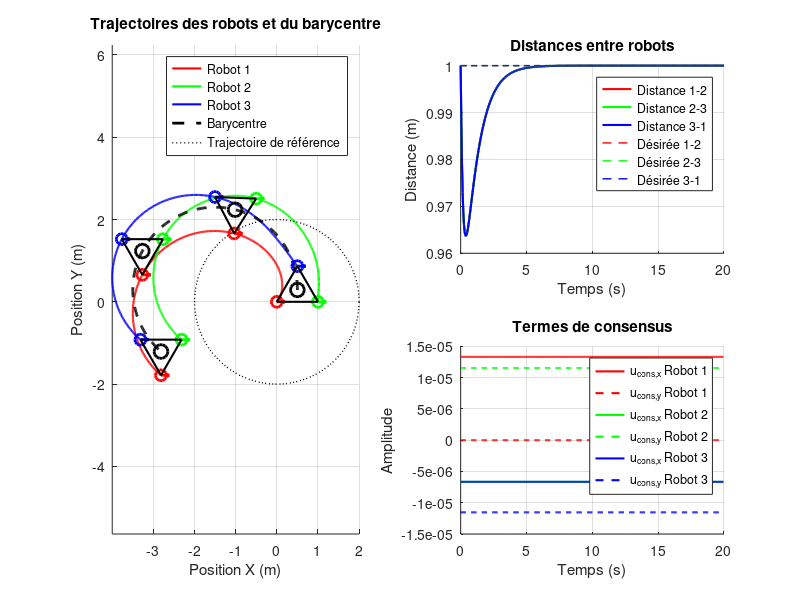
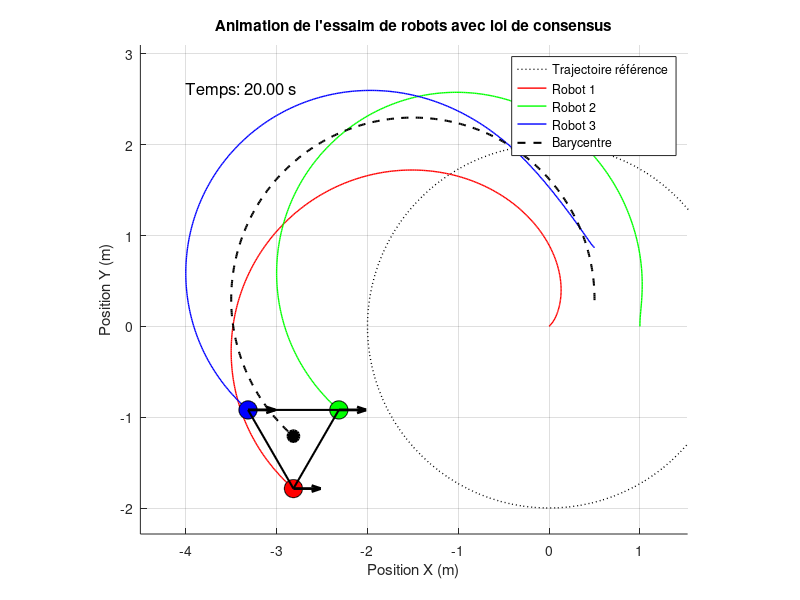

The MATLAB source for these figures, in order:
% Simulation numérique d'un essaim de 3 robots holonomes avec loi de consensus
clear all; close all; clc;

% Paramètres des robots
R = 0.05;          % Rayon des roues (m)
a = 0.15;          % Distance du centre aux roues selon x (m)
b = 0.15;          % Distance du centre aux roues selon y (m)
alpha = pi/4;      % Angle d'inclinaison des rouleaux (45°)

% Paramètres de simulation
dt = 0.05;         % Pas de temps (s)
t_end = 20;        % Temps de fin de simulation (s)
t = 0:dt:t_end;    % Vecteur temps
N = length(t);     % Nombre d'itérations

% Paramètres de formation et consensus
d12 = 1.0;         % Distance désirée entre robots 1 et 2 (m)
d23 = 1.0;         % Distance désirée entre robots 2 et 3 (m)
d31 = 1.0;         % Distance désirée entre robots 3 et 1 (m)
k_consensus = 1.5; % Gain pour la loi de consensus

% État initial des robots (positions et orientations)
% On place les robots en triangle équilatéral
X = zeros(9, N);   % Matrice d'état [x1;y1;theta1;x2;y2;theta2;x3;y3;theta3]
X(:,1) = [0; 0; 0;                         % Robot 1: à l'origine
          d12; 0; 0;                       % Robot 2: à droite de robot 1
          d12/2; sqrt(3)*d12/2; 0];        % Robot 3: pour former un triangle équilatéral

% Matrice de conversion pour vitesses linéaires/angulaires vers vitesses de roues
A_inv = [1, -1/tan(alpha), (b+a*tan(alpha))/tan(alpha);
         1, 1/tan(alpha), (b+a*tan(alpha))/tan(alpha);
         1, -1/tan(alpha), (b+a*tan(alpha))/tan(alpha);
         1, 1/tan(alpha), (b+a*tan(alpha))/tan(alpha)];

% Matrice de conversion inverse (vitesses des roues vers vitesses du robot)
A_dir = (R/4) * [1, 1, 1, 1;
                -1, 1, -1, 1;
                -1/(a+b), -1/(a+b), 1/(a+b), 1/(a+b)];

% Historique des positions du barycentre et des commandes
barycentre = zeros(2, N);
commandes_barycentre = zeros(3, N);
commandes_robots = zeros(9, N);
wheel_speeds = zeros(12, N);  % 4 roues x 3 robots

% Calcul du barycentre initial
barycentre(:,1) = [mean(X([1 4 7],1)); mean(X([2 5 8],1))];

% Définition de la trajectoire du barycentre (cercle)
rayon_cercle = 2.0;  % Rayon du cercle (m)
omega_cercle = 0.2;  % Vitesse angulaire (rad/s)
centre_cercle = [0; 0];  % Centre du cercle (m)

% Matrice d'adjacence du graphe de communication (topologie complète)
Adj = [0 1 1;   % Robot 1 est connecté à 2 et 3
       1 0 1;   % Robot 2 est connecté à 1 et 3
       1 1 0];  % Robot 3 est connecté à 1 et 2

% Matrice laplacienne du graphe
L = diag(sum(Adj,2)) - Adj;

% Position relative désirée des robots par rapport au barycentre (formation triangle équilatéral)
delta_des = [0, -1/sqrt(3)*d12;     % Robot 1: en bas
             d12/2, 1/(2*sqrt(3))*d12;   % Robot 2: en haut à droite
            -d12/2, 1/(2*sqrt(3))*d12];  % Robot 3: en haut à gauche

% Boucle de simulation
for k = 1:N-1
    % Calcul des commandes pour le barycentre (suivre un cercle)
    t_current = t(k);
    
    % Position désirée du barycentre sur le cercle
    pos_des_x = centre_cercle(1) + rayon_cercle * cos(omega_cercle * t_current);
    pos_des_y = centre_cercle(2) + rayon_cercle * sin(omega_cercle * t_current);
    
    % Vitesse désirée du barycentre (tangente au cercle)
    vx_c = -rayon_cercle * omega_cercle * sin(omega_cercle * t_current);
    vy_c = rayon_cercle * omega_cercle * cos(omega_cercle * t_current);
    omega_c = 0;  % Le barycentre ne tourne pas sur lui-même
    
    % Stockage des commandes du barycentre
    commandes_barycentre(:,k) = [vx_c; vy_c; omega_c];
    
    % État actuel des robots
    x1 = X(1,k); y1 = X(2,k); theta1 = X(3,k);
    x2 = X(4,k); y2 = X(5,k); theta2 = X(6,k);
    x3 = X(7,k); y3 = X(8,k); theta3 = X(9,k);
    
    % Calcul du barycentre actuel
    xc = (x1 + x2 + x3)/3;
    yc = (y1 + y2 + y3)/3;
    
    % Positions relatives actuelles par rapport au barycentre
    delta_act = [x1-xc, y1-yc;
                 x2-xc, y2-yc;
                 x3-xc, y3-yc];
    
    % Erreurs de position relative pour la formation
    delta_err = delta_act - delta_des;
    
    % Positions des robots
    pos = [x1, y1; x2, y2; x3, y3];
    
    % Application de la loi de consensus
    u_consensus = zeros(3, 2);  % Initialisation des commandes de consensus
    
    % Pour chaque robot i
    for i = 1:3
        % Erreur de formation (pour maintenir la position relative au barycentre)
        e_formation = delta_err(i, :);
        
        % Consensus sur les positions relatives 
        % (le robot i ajuste sa position en fonction des positions des autres robots)
        sum_consensus = zeros(1, 2);
        for j = 1:3
            if Adj(i, j) == 1  % Si robots i et j sont connectés
                % Calcul de la différence entre les positions actuelles
                diff_pos = pos(j, :) - pos(i, :);
                
                % Calcul de la distance actuelle
                d_ij = norm(diff_pos);
                
                % Détermination de la distance désirée
                if (i==1 && j==2) || (i==2 && j==1)
                    d_des = d12;
                elseif (i==2 && j==3) || (i==3 && j==2)
                    d_des = d23;
                else
                    d_des = d31;
                end
                
                % Calcul de l'erreur de distance
                err_dist = d_ij - d_des;
                
                % Contribution du consensus (pondérée par l'erreur de distance)
                if d_ij > 0  % Éviter la division par zéro
                    sum_consensus = sum_consensus + err_dist * diff_pos / d_ij;
                end
            end
        end
        
        % Commande finale pour le robot i: consensus + correction de formation
        u_consensus(i, :) = k_consensus * sum_consensus - 0.5 * e_formation;
    end
    
    % Distribution de la commande du barycentre aux robots individuels
    % avec ajout du terme de consensus
    vx1 = vx_c + u_consensus(1, 1);
    vy1 = vy_c + u_consensus(1, 2);
    vx2 = vx_c + u_consensus(2, 1);
    vy2 = vy_c + u_consensus(2, 2);
    vx3 = vx_c + u_consensus(3, 1);
    vy3 = vy_c + u_consensus(3, 2);
    
    % Rotation des vitesses dans le repère du robot (global -> local)
    vx1_local = vx1*cos(theta1) + vy1*sin(theta1);
    vy1_local = -vx1*sin(theta1) + vy1*cos(theta1);
    
    vx2_local = vx2*cos(theta2) + vy2*sin(theta2);
    vy2_local = -vx2*sin(theta2) + vy2*cos(theta2);
    
    vx3_local = vx3*cos(theta3) + vy3*sin(theta3);
    vy3_local = -vx3*sin(theta3) + vy3*cos(theta3);
    
    % Commandes finales pour les robots (dans le repère local)
    U1 = [vx1_local; vy1_local; omega_c];
    U2 = [vx2_local; vy2_local; omega_c];
    U3 = [vx3_local; vy3_local; omega_c];
    
    % Stockage des commandes des robots
    commandes_robots(:,k) = [vx1_local; vy1_local; omega_c;
                            vx2_local; vy2_local; omega_c;
                            vx3_local; vy3_local; omega_c];
    
    % Calcul des vitesses des roues pour chaque robot
    wheel_speeds1 = (1/R) * A_inv * U1;
    wheel_speeds2 = (1/R) * A_inv * U2;
    wheel_speeds3 = (1/R) * A_inv * U3;
    
    % Stockage des vitesses des roues
    wheel_speeds(:,k) = [wheel_speeds1; wheel_speeds2; wheel_speeds3];
    
    % Mise à jour de l'état des robots (intégration Euler)
    % Robot 1
    dx1 = vx1_local*cos(theta1) - vy1_local*sin(theta1);
    dy1 = vx1_local*sin(theta1) + vy1_local*cos(theta1);
    dtheta1 = omega_c;
    
    % Robot 2
    dx2 = vx2_local*cos(theta2) - vy2_local*sin(theta2);
    dy2 = vx2_local*sin(theta2) + vy2_local*cos(theta2);
    dtheta2 = omega_c;
    
    % Robot 3
    dx3 = vx3_local*cos(theta3) - vy3_local*sin(theta3);
    dy3 = vx3_local*sin(theta3) + vy3_local*cos(theta3);
    dtheta3 = omega_c;
    
    % Mise à jour de l'état
    X(:,k+1) = X(:,k) + dt * [dx1; dy1; dtheta1; dx2; dy2; dtheta2; dx3; dy3; dtheta3];
    
    % Calcul du nouveau barycentre
    barycentre(:,k+1) = [mean(X([1 4 7],k+1)); mean(X([2 5 8],k+1))];
end

%% Visualisation des résultats
figure(1);
set(gcf, 'Position', [100, 100, 1000, 800]);

% Subplot 1: Trajectoire des robots et barycentre
subplot(2, 2, [1,3]);
hold on;
plot(X(1,:), X(2,:), 'r-', 'LineWidth', 1.5);  % Robot 1
plot(X(4,:), X(5,:), 'g-', 'LineWidth', 1.5);  % Robot 2
plot(X(7,:), X(8,:), 'b-', 'LineWidth', 1.5);  % Robot 3
plot(barycentre(1,:), barycentre(2,:), 'k--', 'LineWidth', 2);  % Barycentre

% Dessin du cercle de référence
theta_circle = linspace(0, 2*pi, 100);
x_circle = centre_cercle(1) + rayon_cercle * cos(theta_circle);
y_circle = centre_cercle(2) + rayon_cercle * sin(theta_circle);
plot(x_circle, y_circle, 'k:', 'LineWidth', 1);

% Points pour quelques positions clés (début, milieu, fin)
indices = [1, round(N/3), round(2*N/3), N];
colors = {'r', 'g', 'b'};
markers = {'o', 's', 'd'};

for idx = indices
    % Dessiner la formation à cet instant
    for r = 1:3
        robot_x = X(3*r-2, idx);
        robot_y = X(3*r-1, idx);
        theta = X(3*r, idx);
        
        % Position du robot
        plot(robot_x, robot_y, [colors{r}, markers{1}], 'MarkerSize', 8, 'LineWidth', 2);
        
        % Direction du robot (petite flèche)
        quiver(robot_x, robot_y, 0.2*cos(theta), 0.2*sin(theta), 0, colors{r}, 'LineWidth', 2);
    end
    
    % Dessiner le barycentre
    bary_x = barycentre(1, idx);
    bary_y = barycentre(2, idx);
    plot(bary_x, bary_y, 'ko', 'MarkerSize', 10, 'LineWidth', 2);
    
    % Dessiner les lignes de la formation
    plot([X(1,idx), X(4,idx)], [X(2,idx), X(5,idx)], 'k-', 'LineWidth', 1.5);
    plot([X(4,idx), X(7,idx)], [X(5,idx), X(8,idx)], 'k-', 'LineWidth', 1.5);
    plot([X(7,idx), X(1,idx)], [X(8,idx), X(2,idx)], 'k-', 'LineWidth', 1.5);
end

grid on;
xlabel('Position X (m)');
ylabel('Position Y (m)');
title('Trajectoires des robots et du barycentre');
legend('Robot 1', 'Robot 2', 'Robot 3', 'Barycentre', 'Trajectoire de référence');
axis equal;

% Subplot 2: Évolution des distances entre robots
subplot(2, 2, 2);
hold on;

% Calcul des distances pour chaque pas de temps
distances = zeros(3, N);
for k = 1:N
    distances(1,k) = sqrt((X(1,k)-X(4,k))^2 + (X(2,k)-X(5,k))^2);  % d12
    distances(2,k) = sqrt((X(4,k)-X(7,k))^2 + (X(5,k)-X(8,k))^2);  % d23
    distances(3,k) = sqrt((X(7,k)-X(1,k))^2 + (X(8,k)-X(2,k))^2);  % d31
end

plot(t, distances(1,:), 'r-', 'LineWidth', 1.5);
plot(t, distances(2,:), 'g-', 'LineWidth', 1.5);
plot(t, distances(3,:), 'b-', 'LineWidth', 1.5);

% Lignes horizontales pour les distances désirées
plot(t, d12*ones(size(t)), 'r--', 'LineWidth', 1);
plot(t, d23*ones(size(t)), 'g--', 'LineWidth', 1);
plot(t, d31*ones(size(t)), 'b--', 'LineWidth', 1);

grid on;
xlabel('Temps (s)');
ylabel('Distance (m)');
title('Distances entre robots');
legend('Distance 1-2', 'Distance 2-3', 'Distance 3-1', 'Désirée 1-2', 'Désirée 2-3', 'Désirée 3-1');

% Subplot 3: Commandes de consensus
subplot(2, 2, 4);
hold on;

% Création d'un tableau pour stocker les termes de consensus
consensus_terms = zeros(6, N-1);
for k = 1:N-1
    consensus_terms(:,k) = [u_consensus(1,1); u_consensus(1,2);
                          u_consensus(2,1); u_consensus(2,2);
                          u_consensus(3,1); u_consensus(3,2)];
end

% Affichage des termes de consensus
plot(t(1:N-1), consensus_terms(1,1:N-1), 'r-', 'LineWidth', 1.5);
plot(t(1:N-1), consensus_terms(2,1:N-1), 'r--', 'LineWidth', 1.5);
plot(t(1:N-1), consensus_terms(3,1:N-1), 'g-', 'LineWidth', 1.5);
plot(t(1:N-1), consensus_terms(4,1:N-1), 'g--', 'LineWidth', 1.5);
plot(t(1:N-1), consensus_terms(5,1:N-1), 'b-', 'LineWidth', 1.5);
plot(t(1:N-1), consensus_terms(6,1:N-1), 'b--', 'LineWidth', 1.5);

grid on;
xlabel('Temps (s)');
ylabel('Amplitude');
title('Termes de consensus');
legend('u_{cons,x} Robot 1', 'u_{cons,y} Robot 1', 'u_{cons,x} Robot 2', 'u_{cons,y} Robot 2', 'u_{cons,x} Robot 3', 'u_{cons,y} Robot 3');

% Animation (optionnelle - décommenter pour l'activer)
figure(2);
set(gcf, 'Position', [200, 200, 800, 600]);
title('Animation de l''essaim de robots avec loi de consensus');
xlabel('Position X (m)');
ylabel('Position Y (m)');
axis equal;
grid on;

% Limites pour l'animation
x_min = min([min(X(1,:)), min(X(4,:)), min(X(7,:))]) - 0.5;
x_max = max([max(X(1,:)), max(X(4,:)), max(X(7,:))]) + 0.5;
y_min = min([min(X(2,:)), min(X(5,:)), min(X(8,:))]) - 0.5;
y_max = max([max(X(2,:)), max(X(5,:)), max(X(8,:))]) + 0.5;
axis([x_min x_max y_min y_max]);

% Animation step by step
robot_size = 0.2;  % Taille pour la représentation des robots
for k = 1:10:N  % Animation plus rapide en prenant un pas de 10
    cla;  % Effacer les dessins précédents
    hold on;
    
    % Dessiner la trajectoire de référence (cercle)
    plot(x_circle, y_circle, 'k:', 'LineWidth', 1);
    
    % Dessiner les trajectoires jusqu'à l'instant actuel
    plot(X(1,1:k), X(2,1:k), 'r-', 'LineWidth', 1);
    plot(X(4,1:k), X(5,1:k), 'g-', 'LineWidth', 1);
    plot(X(7,1:k), X(8,1:k), 'b-', 'LineWidth', 1);
    plot(barycentre(1,1:k), barycentre(2,1:k), 'k--', 'LineWidth', 1.5);
    
    % Dessiner les robots à l'instant k
    for r = 1:3
        robot_x = X(3*r-2, k);
        robot_y = X(3*r-1, k);
        theta = X(3*r, k);
        
        % Couleur du robot
        if r == 1
            color = 'r';
        elseif r == 2
            color = 'g';
        else
            color = 'b';
        end
        
        % Dessiner le corps du robot (cercle)
        rectangle('Position', [robot_x-robot_size/2, robot_y-robot_size/2, robot_size, robot_size], ...
                 'Curvature', [1 1], 'FaceColor', color, 'EdgeColor', 'k');
        
        % Dessiner la direction du robot (ligne)
        quiver(robot_x, robot_y, 0.3*cos(theta), 0.3*sin(theta), 0, 'k', 'LineWidth', 2);
    end
    
    % Dessiner le barycentre
    bary_x = barycentre(1, k);
    bary_y = barycentre(2, k);
    plot(bary_x, bary_y, 'ko', 'MarkerSize', 8, 'LineWidth', 2, 'MarkerFaceColor', 'k');
    
    % Dessiner les lignes de la formation
    plot([X(1,k), X(4,k)], [X(2,k), X(5,k)], 'k-', 'LineWidth', 1.5);
    plot([X(4,k), X(7,k)], [X(5,k), X(8,k)], 'k-', 'LineWidth', 1.5);
    plot([X(7,k), X(1,k)], [X(8,k), X(2,k)], 'k-', 'LineWidth', 1.5);
    
    % Informations sur l'instant actuel
    text(x_min + 0.5, y_max - 0.5, ['Temps: ' num2str(t(k), '%.2f') ' s'], 'FontSize', 12);
    
    grid on;
    title('Animation de l''essaim de robots avec loi de consensus');
    xlabel('Position X (m)');
    ylabel('Position Y (m)');
    legend('Trajectoire référence', 'Robot 1', 'Robot 2', 'Robot 3', 'Barycentre');
    
    drawnow;
    pause(0.01);  % Pause pour visualiser l'animation
end

% Affichage des erreurs de formation moyennes
err_mean = mean(abs(distances - [d12; d23; d31]), 2);
fprintf('Erreurs de formation moyennes :\n');
fprintf('Distance 1-2 : %.4f m\n', err_mean(1));
fprintf('Distance 2-3 : %.4f m\n', err_mean(2));
fprintf('Distance 3-1 : %.4f m\n', err_mean(3));